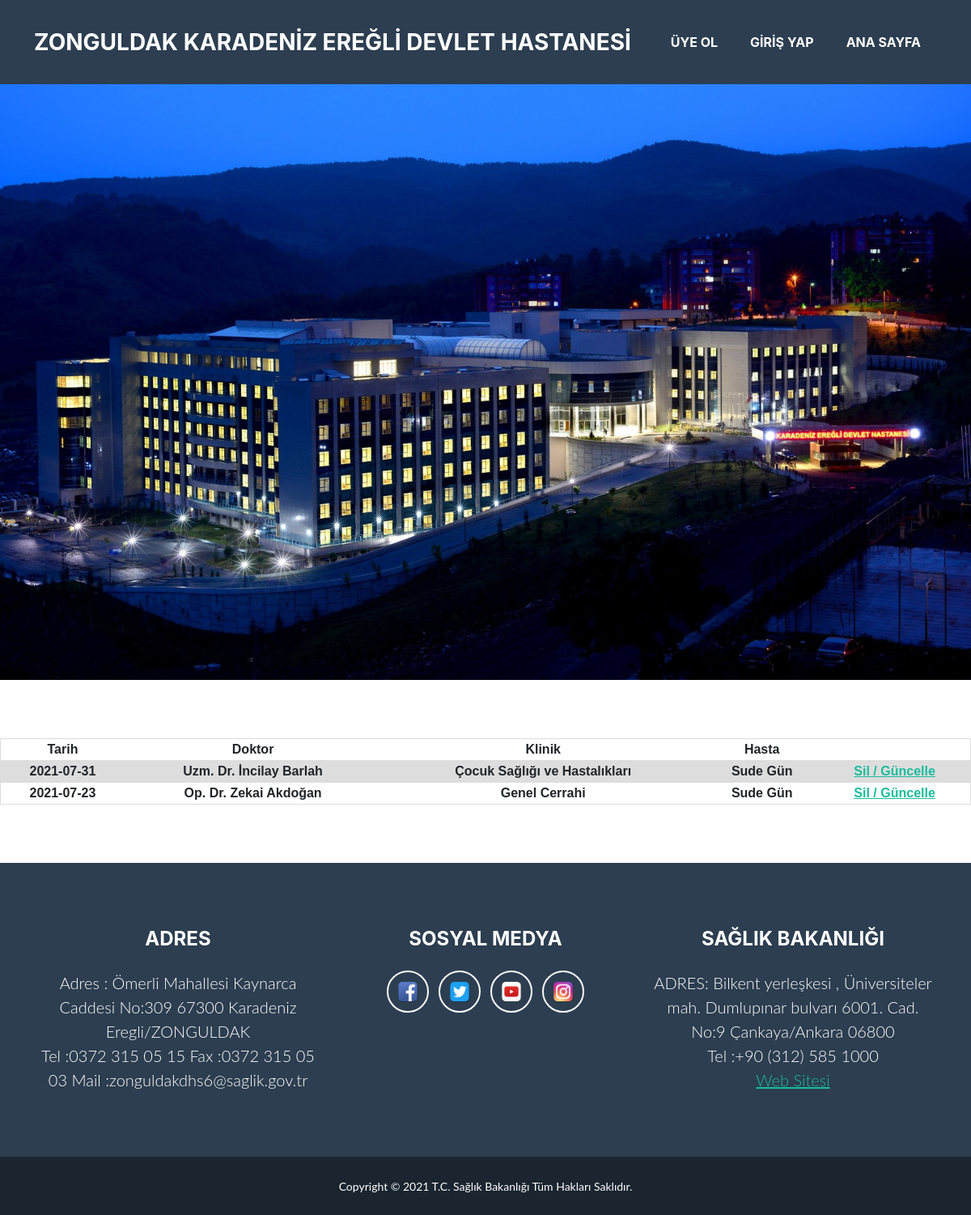
The app's page /randevu.php (signed in) with its own data.
### tables this page shows
CREATE TABLE `randevu` (
  `randevu_id` int(11) NOT NULL,
  `randevu_tarih` varchar(20) NOT NULL,
  `randevu_doktor` varchar(25) NOT NULL,
  `randevu_klinik` varchar(30) NOT NULL,
  `randevu_hasta_id` int(11) NOT NULL
);

CREATE TABLE `doktorlar` (
  `id` int(11) NOT NULL,
  `klinik` int(11) NOT NULL,
  `doktor` text NOT NULL
);

CREATE TABLE `klinik` (
  `id` int(11) NOT NULL,
  `klinik` text NOT NULL
);

CREATE TABLE `kullanici` (
  `kullanici_id` int(11) NOT NULL,
  `kullanici_adsoyad` varchar(30) NOT NULL,
  `kullanici_mail` varchar(30) NOT NULL,
  `kullanici_tc` varchar(11) NOT NULL,
  `kullanici_password` varchar(25) NOT NULL
);

### randevu.php (the view, shortened to what this page needs)
<?php
include 'header.php'
?>
<br>
<br>
<br>
<!DOCTYPE html>
<html>
<head>
	<link rel="stylesheet" type="text/css" href="css/ran.css">
</head>
<body>
	<table>
		<tr>
			<th>Tarih</th>
			<th>Doktor</th>
			<th>Klinik</th>
			<th>Hasta</th>
			<th></th>
		</tr>
			<?php
			$kullanicicek=$db->prepare("SELECT * FROM kullanici WHERE kullanici_tc=:kullanici_tc");
			$kullanicicek->execute([
				'kullanici_tc' => $_SESSION['userkullanici_tc']
			]);
			$kullanicicek=$kullanicicek->fetch(PDO::FETCH_ASSOC);
				$randevu_sor =$db->prepare("SELECT * FROM randevu WHERE randevu_hasta_id=:randevu_hasta_id");
				$randevu_sor->execute([
					'randevu_hasta_id'=>$kullanicicek['kullanici_id']
				]);
				while ($randevu = $randevu_sor->fetch(PDO::FETCH_ASSOC)) {
					$doktor  = $db->prepare("SELECT * FROM doktorlar  where id=? ");
					$doktor-> execute(array($randevu['randevu_doktor']));
					$doktor  = $doktor->fetch(PDO::FETCH_ASSOC);
					$klinikkk  = $db->prepare("SELECT * FROM klinik  where id=? ");
					$klinikkk-> execute(array($randevu['randevu_klinik']));
					$klinikkk  = $klinikkk->fetch(PDO::FETCH_ASSOC);
					$hasta  = $db->prepare("SELECT * FROM kullanici where kullanici_id=? ");
					$hasta-> execute(array($randevu['randevu_hasta_id']));
					$hasta  = $hasta->fetch(PDO::FETCH_ASSOC);
					?>
		<tr>
			<th><?php echo $randevu['randevu_tarih'];?></th>
			<th><?php echo $doktor['doktor'];?></th>
			<th><?php echo $klinikkk['klinik'];?></th>
			<th><?php echo $hasta['kullanici_adsoyad'];?></th>
			<th><a href="randevuguncelle.php?id=<?=$randevu['randevu_id']?>" >Sil / Güncelle</a></th>
		</tr>
		<?php } ?>
	</table>
</body>
</html>
<br>
<br>
<br>
<?php
include 'footer.php'
?>

### header.php (shortened to what this page needs)
<!DOCTYPE html>
<html lang="tr">
    <head>
        <link href="css/styles.css" rel="stylesheet" />
    </head>
    <body id="page-top">
        <nav class="navbar navbar-expand-lg bg-secondary text-uppercase fixed-top" id="mainNav">
            <div class="container">
                <a class="navbar-brand" href="index.php#page-top">Zonguldak Karadeniz Ereğli Devlet Hastanesi</a>
                <div class="collapse navbar-collapse" id="navbarResponsive">
                    <ul class="navbar-nav ms-auto">
                        <li class="nav-item mx-0 mx-lg-1"><a class="nav-link py-3 px-0 px-lg-3 rounded" href="uye.php">Üye Ol</a></li>
                        <li class="nav-item mx-0 mx-lg-1"><a class="nav-link py-3 px-0 px-lg-3 rounded" href="giris.php">Giriş Yap</a></li>
                        <li class="nav-item mx-0 mx-lg-1"><a class="nav-link py-3 px-0 px-lg-3 rounded" href="https://karadenizereglidh.saglik.gov.tr/">ANA SAYFA</a></li>
                    </ul>
                </div>
            </div>
        </nav>
        <header  >
        <img src="fotolar/kdz.jpg" alt="kdz" width="100%" height="100%">
        </header>

### footer.php
        <footer class="footer text-center">
            <div class="container">
                <div class="row">
                    <div class="col-lg-4 mb-5 mb-lg-0">
                        <h4 class="text-uppercase mb-4">Adres</h4>
                        <p class="lead mb-0">
                        Adres : Ömerli  Mahallesi Kaynarca Caddesi No:309 67300
                        Karadeniz Eregli/ZONGULDAK
                            <br />
                            Tel :0372 315 05 15
                            Fax :0372 315 05 03
                            Mail :zonguldakdhs6@saglik.gov.tr
                        </p>
                    </div>
                    <div class="col-lg-4 mb-5 mb-lg-0">
                        <h4 class="text-uppercase mb-4">Sosyal Medya</h4>
                        <a class="btn btn-outline-light btn-social mx-1"  href="https://www.facebook.com/saglikbakanligi"> <img src="fotolar/fb.png" witdh="40" height="40">  <i class="fab fa-fw fa-facebook-f"></i></a>
                        <a class="btn btn-outline-light btn-social mx-1" href="https://twitter.com/saglikbakanligi">  <img src="fotolar/tw.png" witdh="40" height="40">  <i class="fab fa-fw fa-twitter"></i></a>
                        <a class="btn btn-outline-light btn-social mx-1" href="https://www.youtube.com/user/SaglikBakanligi">  <img src="fotolar/yt.png" witdh="40" height="40"><i class="fab fa-fw fa-youtube-in"></i></a>
                        <a class="btn btn-outline-light btn-social mx-1" href="https://www.instagram.com/saglikbakanligi/?hl=tr"> <img src="fotolar/ins.png" witdh="40" height="40">  <i class="fab fa-fw fa-instagram"></i></a>
                    </div>
                    <div class="col-lg-4">
                        <h4 class="text-uppercase mb-4">Sağlık Bakanlığı</h4>
                        <p class="lead mb-0">
                        ADRES:
                        Bilkent yerleşkesi , Üniversiteler mah.
                        Dumlupınar bulvarı 6001. Cad. No:9
                        Çankaya/Ankara 06800 <br>
                        Tel :+90 (312) 585 1000
                        <br>
                            <a href="https://www.saglik.gov.tr/"> Web Sitesi</a>
                        </p>
                    </div>
                </div>
            </div>
        </footer>
        <div class="copyright py-4 text-center text-white">
            <div class="container"><small>Copyright &copy; 2021 T.C. Sağlık Bakanlığı Tüm Hakları Saklıdır.</small></div>
        </div>
    </body>
</html>

### css/ran.css (style rules this page uses)
table { font-family: Arial,Helvetica,sans-serif; border-collapse: collapse; width: 100%; }
td, tr { border:1px solid #dddddd; text-align: center; padding: 8px; }
tr:nth-child(even) { background: #dddddd; }

### records on screen
randevu: randevu_tarih "2021-07-31", doktorlar.doktor "Uzm. Dr. İncilay Barlah", klinik.klinik "Çocuk Sağlığı ve Hastalıkları", kullanici.kullanici_adsoyad "Sude Gün"
randevu: randevu_tarih "2021-07-23", doktorlar.doktor "Op. Dr. Zekai Akdoğan", klinik.klinik "Genel Cerrahi", kullanici.kullanici_adsoyad "Sude Gün"
